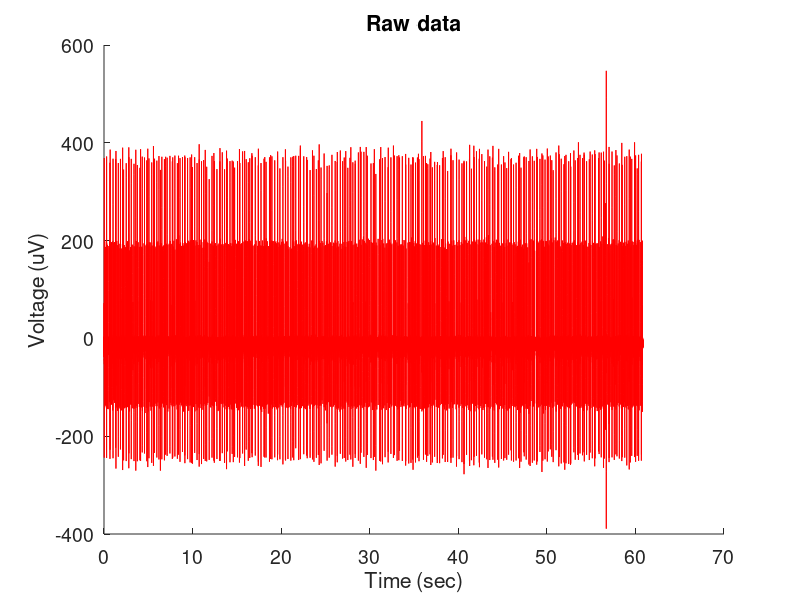

Source code (MATLAB): (Note: this script raises an error after producing the figure.)
clear                                                                      %%%% It will clear all the variables from the workspace
clc                                                                        %%%% It will clear all the texts from command window
close all                                                                  %%%% It will close all the previous figures

%%%%%%%%%%%%%%%%%%%%%% Loading the data file %%%%%%%%%%%%%%%%%%%%%%%%%%%%%%
load('action_potential_array.mat');                       %%%% Load the data file 
data=action_potential_array;                              

% load('action_potential_cropped.mat');                       %%%% Load the data file 
% data=action_potential_cropped;  
%%
%%%%%%%%%%%%%%%%%%%%%%%% Plotting raw data %%%%%%%%%%%%%%%%%%%%%%%%%%%%%%%%
figure; 
plot(data(:,1),data(:,2),'-r')                                     %%%% Plotting Raw data
xlabel('Time (sec)','fontsize',14);                                  %%%% Writing x label. The fontsize of the label is also mentioned.
ylabel('Voltage (uV)','fontsize',14);                               %%%% writing y label
title('Raw data');                                                         %%%% Writing the title of the plot
box off;                                                                    %%%% Box off does not make a square around the figure
set(gca,'fontsize',14)                                                     %%%% This will set the font size of tick labels to be 14
%%
%%%%%%%%%%%%%%%% Determining peaks based on threshold %%%%%%%%%%%%%%%%%%%%
[pks,locs,widths] = findpeaks(data(:,2),'MinPeakHeight',50,'MinPeakDistance',1); %%%% Peak threshold, and minimum inter peak distance
figure; 
plot(data(:,1),data(:,2),'m', 'linewidth',1)  
hold on
plot(data(locs),pks,'ob')%%%% Highlighting peaks above threshold
xlabel('Time (sec)','fontsize',14); 
ylabel('Voltage (uV)','fontsize',14);
title('Peaks above threshold');
box off;
set(gca,'fontsize',14)
%%
%%%%%%%%%%%%%%% Plotting histogram of peak height %%%%%%%%%%%%%%%%%%%%%%%%
figure;
peaks_hist = histogram(pks);                                            %%%% pks has all the amplitude information of the AP peaks
peaks_hist.BinWidth = 10;                                                %%%% Binwidth is the width of each histogram bin
xlabel('Amplitude of AP (uV)','fontsize',14);
ylabel('Number of occurences','fontsize',14)                             
title('Histogram of AP amplitude','fontsize',14);
box off; 
set(gca,'fontsize',14)
%%
%%%%%%%%%%%%%%% Plotting histogram of peak widths %%%%%%%%%%%%%%%%%%%%%%%%%
figure;                                                   
width_hist = histogram(widths);                                         %%%% widths has all the width information of the AP peaks
width_hist.BinWidth = 0.05;                                              
xlabel('Width of AP (ms)','fontsize',14);
ylabel('Number of occurences','fontsize',14)                             
title('Histogram of AP width','fontsize',14);
box off; 
set(gca,'fontsize',18)

%% 
figure
plot(widths,pks,'ob')
xlabel('Width of AP (ms)','fontsize',14);
ylabel('Amplitude of AP (uV)','fontsize',14)                             
title('width vs amplitude of spikes','fontsize',14);
box off; 
set(gca,'fontsize',18)

%% create a matrix of widths and peaks
width_vs_peaks_data=[widths,pks];
